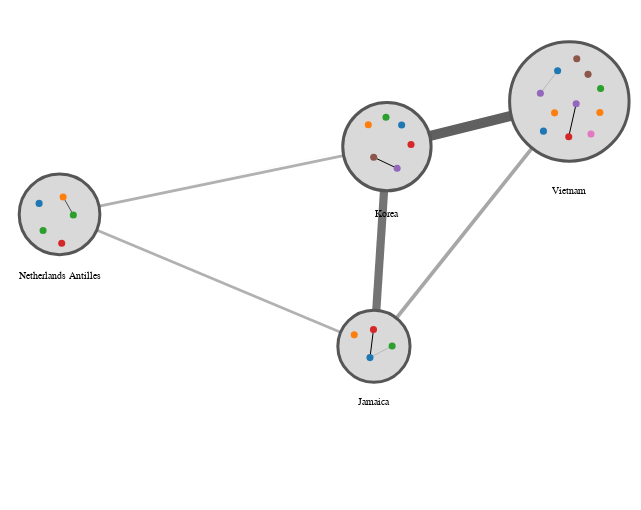

The cell this chart's notebook holds for it:
### Code cell
alph(
    G,
    weight_attr="weight",
    combo_group_by="country",
    combo_layout_fn=lambda G: layout.force_atlas(
        G, weight_attr="weight", gravity=1, seed=seed
    ),
    node_args=dict(        
        fill=alt.Color("job", scale=alt.Scale(scheme="category10"), legend=None),
        tooltip_attrs=["name", "job", "country"],
        strokeWidth=0,
    ),
    combo_node_args=dict(
        tooltip_attrs=["country:N"],
        label_attr="country:N",
        label_offset=3,
    ),
    combo_node_additional_attrs={
        country: {"country": country}  for country in countries
    },
    combo_inner_graph_scale_factor=0.5,
    width=600,
    height=500,
).configure_view(strokeWidth=0)

### Figure 1 — Vega-Lite specification as saved in the notebook (floating-point values rounded to 4 significant figures)
{"config": {"view": {"continuousWidth": 400, "continuousHeight": 300, "strokeWidth": 0}}, "layer": [{"data": {"name": "data-63f6c14e558591220425d227519325d1"}, "mark": "line", "encoding": {"color": {"value": "#606060"}, "detail": {"field": "edge", "type": "quantitative"}, "opacity": {"field": "weight", "legend": null, "scale": {"range": [0.3, 1]}, "type": "quantitative"}, "strokeWidth": {"field": "weight", "legend": null, "scale": {"range": [0.1, 10]}, "type": "quantitative"}, "x": {"axis": {"domain": false, "grid": false, "labels": false, "ticks": false, "title": ""}, "field": "x", "type": "quantitative"}, "y": {"axis": {"domain": false, "grid": false, "labels": false, "ticks": false, "title": ""}, "field": "y", "type": "quantitative"}}}, {"layer": [{"mark": "circle", "encoding": {"fill": {"value": "#d9d9d9"}, "opacity": {"value": 1}, "size": {"field": "__combo_size", "legend": null, "scale": null, "type": "quantitative"}, "stroke": {"value": "#565656"}, "strokeWidth": {"value": 3}, "tooltip": [{"field": "country", "type": "nominal"}], "x": {"axis": {"domain": false, "grid": false, "labels": false, "ticks": false, "title": ""}, "field": "x", "type": "quantitative"}, "y": {"axis": {"domain": false, "grid": false, "labels": false, "ticks": false, "title": ""}, "field": "y", "type": "quantitative"}}}, {"mark": {"type": "text", "align": "center", "baseline": "middle", "color": "black", "size": 10}, "encoding": {"text": {"field": "country", "type": "nominal"}, "x": {"axis": {"domain": false, "grid": false, "labels": false, "ticks": false, "title": ""}, "field": "x", "type": "quantitative"}, "y": {"axis": {"domain": false, "grid": false, "labels": false, "ticks": false, "title": ""}, "field": "__y_label", "type": "quantitative"}}}], "data": {"name": "data-a93ca7408fd68ee4dd25aa03ba4556ef"}}, {"data": {"name": "data-635373d571c5d8b3b84b7f6cb59b0796"}, "mark": "line", "encoding": {"color": {"value": "black"}, "detail": {"field": "edge", "type": "quantitative"}, "opacity": {"field": "weight", "legend": null, "scale": {"range": [0.5, 3]}, "type": "quantitative"}, "strokeWidth": {"field": "weight", "legend": null, "scale": {"range": [0.3, 1]}, "type": "quantitative"}, "x": {"axis": {"domain": false, "grid": false, "labels": false, "ticks": false, "title": ""}, "field": "x", "type": "quantitative"}, "y": {"axis": {"domain": false, "grid": false, "labels": false, "ticks": false, "title": ""}, "field": "y", "type": "quantitative"}}}, {"data": {"name": "data-0c90d8d39a711b2f3eab1f2b2ebb4a71"}, "mark": "circle", "encoding": {"fill": {"field": "job", "legend": null, "scale": {"scheme": "category10"}, "type": "nominal"}, "opacity": {"value": 1}, "size": {"value": 50}, "stroke": {"value": "#565656"}, "strokeWidth": {"value": 0}, "tooltip": [{"field": "name", "type": "nominal"}, {"field": "job", "type": "nominal"}, {"field": "country", "type": "nominal"}], "x": {"axis": {"domain": false, "grid": false, "labels": false, "ticks": false, "title": ""}, "field": "x", "type": "quantitative"}, "y": {"axis": {"domain": false, "grid": false, "labels": false, "ticks": false, "title": ""}, "field": "y", "type": "quantitative"}}}, {"layer": [{"mark": "circle", "encoding": {"fill": {"value": "#d9d9d9"}, "opacity": {"value": 1}, "size": {"field": "__combo_size", "legend": null, "scale": null, "type": "quantitative"}, "stroke": {"value": "#565656"}, "strokeWidth": {"value": 3}, "tooltip": [{"field": "country", "type": "nominal"}], "x": {"axis": {"domain": false, "grid": false, "labels": false, "ticks": false, "title": ""}, "field": "x", "type": "quantitative"}, "y": {"axis": {"domain": false, "grid": false, "labels": false, "ticks": false, "title": ""}, "field": "y", "type": "quantitative"}}}, {"mark": {"type": "text", "align": "center", "baseline": "middle", "color": "black", "size": 10}, "encoding": {"text": {"field": "country", "type": "nominal"}, "x": {"axis": {"domain": false, "grid": false, "labels": false, "ticks": false, "title": ""}, "field": "x", "type": "quantitative"}, "y": {"axis": {"domain": false, "grid": false, "labels": false, "ticks": false, "title": ""}, "field": "__y_label", "type": "quantitative"}}}], "data": {"name": "data-fd8b7cddfa52817aa9fbb8314c7cf338"}}, {"data": {"name": "data-d27f6849f01cdb5b66114b884ba1decd"}, "mark": "line", "encoding": {"color": {"value": "black"}, "detail": {"field": "edge", "type": "quantitative"}, "opacity": {"field": "weight", "legend": null, "scale": {"range": [0.5, 3]}, "type": "quantitative"}, "strokeWidth": {"field": "weight", "legend": null, "scale": {"range": [0.3, 1]}, "type": "quantitative"}, "x": {"axis": {"domain": false, "grid": false, "labels": false, "ticks": false, "title": ""}, "field": "x", "type": "quantitative"}, "y": {"axis": {"domain": false, "grid": false, "labels": false, "ticks": false, "title": ""}, "field": "y", "type": "quantitative"}}}, {"data": {"name": "data-5971319a358a0373df8c199e23176b05"}, "mark": "circle", "encoding": {"fill": {"field": "job", "legend": null, "scale": {"scheme": "category10"}, "type": "nominal"}, "opacity": {"value": 1}, "size": {"value": 50}, "stroke": {"value": "#565656"}, "strokeWidth": {"value": 0}, "tooltip": [{"field": "name", "type": "nominal"}, {"field": "job", "type": "nominal"}, {"field": "country", "type": "nominal"}], "x": {"axis": {"domain": false, "grid": false, "labels": false, "ticks": false, "title": ""}, "field": "x", "type": "quantitative"}, "y": {"axis": {"domain": false, "grid": false, "labels": false, "ticks": false, "title": ""}, "field": "y", "type": "quantitative"}}}, {"layer": [{"mark": "circle", "encoding": {"fill": {"value": "#d9d9d9"}, "opacity": {"value": 1}, "size": {"field": "__combo_size", "legend": null, "scale": null, "type": "quantitative"}, "stroke": {"value": "#565656"}, "strokeWidth": {"value": 3}, "tooltip": [{"field": "country", "type": "nominal"}], "x": {"axis": {"domain": false, "grid": false, "labels": false, "ticks": false, "title": ""}, "field": "x", "type": "quantitative"}, "y": {"axis": {"domain": false, "grid": false, "labels": false, "ticks": false, "title": ""}, "field": "y", "type": "quantitative"}}}, {"mark": {"type": "text", "align": "center", "baseline": "middle", "color": "black", "size": 10}, "encoding": {"text": {"field": "country", "type": "nominal"}, "x": {"axis": {"domain": false, "grid": false, "labels": false, "ticks": false, "title": ""}, "field": "x", "type": "quantitative"}, "y": {"axis": {"domain": false, "grid": false, "labels": false, "ticks": false, "title": ""}, "field": "__y_label", "type": "quantitative"}}}], "data": {"name": "data-497aa927f1b415f3b7bfc6eadc40184b"}}, {"data": {"name": "data-8d236fcf88e9d6f0b05d5e879afc83bd"}, "mark": "line", "encoding": {"color": {"value": "black"}, "detail": {"field": "edge", "type": "quantitative"}, "opacity": {"field": "weight", "legend": null, "scale": {"range": [0.5, 3]}, "type": "quantitative"}, "strokeWidth": {"field": "weight", "legend": null, "scale": {"range": [0.3, 1]}, "type": "quantitative"}, "x": {"axis": {"domain": false, "grid": false, "labels": false, "ticks": false, "title": ""}, "field": "x", "type": "quantitative"}, "y": {"axis": {"domain": false, "grid": false, "labels": false, "ticks": false, "title": ""}, "field": "y", "type": "quantitative"}}}, {"data": {"name": "data-b94c29dd5005575063409d74b4d474e4"}, "mark": "circle", "encoding": {"fill": {"field": "job", "legend": null, "scale": {"scheme": "category10"}, "type": "nominal"}, "opacity": {"value": 1}, "size": {"value": 50}, "stroke": {"value": "#565656"}, "strokeWidth": {"value": 0}, "tooltip": [{"field": "name", "type": "nominal"}, {"field": "job", "type": "nominal"}, {"field": "country", "type": "nominal"}], "x": {"axis": {"domain": false, "grid": false, "labels": false, "ticks": false, "title": ""}, "field": "x", "type": "quantitative"}, "y": {"axis": {"domain": false, "grid": false, "labels": false, "ticks": false, "title": ""}, "field": "y", "type": "quantitative"}}}, {"layer": [{"mark": "circle", "encoding": {"fill": {"value": "#d9d9d9"}, "opacity": {"value": 1}, "size": {"field": "__combo_size", "legend": null, "scale": null, "type": "quantitative"}, "stroke": {"value": "#565656"}, "strokeWidth": {"value": 3}, "tooltip": [{"field": "country", "type": "nominal"}], "x": {"axis": {"domain": false, "grid": false, "labels": false, "ticks": false, "title": ""}, "field": "x", "type": "quantitative"}, "y": {"axis": {"domain": false, "grid": false, "labels": false, "ticks": false, "title": ""}, "field": "y", "type": "quantitative"}}}, {"mark": {"type": "text", "align": "center", "baseline": "middle", "color": "black", "size": 10}, "encoding": {"text": {"field": "country", "type": "nominal"}, "x": {"axis": {"domain": false, "grid": false, "labels": false, "ticks": false, "title": ""}, "field": "x", "type": "quantitative"}, "y": {"axis": {"domain": false, "grid": false, "labels": false, "ticks": false, "title": ""}, "field": "__y_label", "type": "quantitative"}}}], "data": {"name": "data-88622e670f0845612d3bda241d1eca67"}}, {"data": {"name": "data-a36f45daf158795ba51c356ad5f1e6ba"}, "mark": "line", "encoding": {"color": {"value": "black"}, "detail": {"field": "edge", "type": "quantitative"}, "opacity": {"field": "weight", "legend": null, "scale": {"range": [0.5, 3]}, "type": "quantitative"}, "strokeWidth": {"field": "weight", "legend": null, "scale": {"range": [0.3, 1]}, "type": "quantitative"}, "x": {"axis": {"domain": false, "grid": false, "labels": false, "ticks": false, "title": ""}, "field": "x", "type": "quantitative"}, "y": {"axis": {"domain": false, "grid": false, "labels": false, "ticks": false, "title": ""}, "field": "y", "type": "quantitative"}}}, {"data": {"name": "data-50cfc322a05f49885e2584bd6b6ac19e"}, "mark": "circle", "encoding": {"fill": {"field": "job", "legend": null, "scale": {"scheme": "category10"}, "type": "nominal"}, "opacity": {"value": 1}, "size": {"value": 50}, "stroke": {"value": "#565656"}, "strokeWidth": {"value": 0}, "tooltip": [{"field": "name", "type": "nominal"}, {"field": "job", "type": "nominal"}, {"field": "country", "type": "nominal"}], "x": {"axis": {"domain": false, "grid": false, "labels": false, "ticks": false, "title": ""}, "field": "x", "type": "quantitative"}, "y": {"axis": {"domain": false, "grid": false, "labels": false, "ticks": false, "title": ""}, "field": "y", "type": "quantitative"}}}], "height": 500, "resolve": {"scale": {"color": "independent", "fill": "independent", "opacity": "independent", "size": "independent", "strokeWidth": "independent"}}, "width": 600, "$schema": "https://vega.github.io/schema/vega-lite/v4.17.0.json", "datasets": {"data-63f6c14e558591220425d227519325d1": [{"y": 111.1, "x": 288.2, "weight": 7.611, "pair": ["Jamaica", "Korea"], "edge": 0, "source": "Jamaica", "target": "Korea"}, {"y": 250.9, "x": 300.1, "weight": 7.611, "pair": ["Jamaica", "Korea"], "edge": 0, "source": "Jamaica", "target": "Korea"}, {"y": 111.1, "x": 288.2, "weight": 2.857, "pair": ["Jamaica", "Netherlands Antilles"], "edge": 1, "source": "Jamaica", "target": "Netherlands Antilles"}, {"y": 203.4, "x": 0.0, "weight": 2.857, "pair": ["Jamaica", "Netherlands Antilles"], "edge": 1, "source": "Jamaica", "target": "Netherlands Antilles"}, {"y": 111.1, "x": 288.2, "weight": 3.644, "pair": ["Jamaica", "Vietnam"], "edge": 2, "source": "Jamaica", "target": "Vietnam"}, {"y": 282.5, "x": 467.3, "weight": 3.644, "pair": ["Jamaica", "Vietnam"], "edge": 2, "source": "Jamaica", "target": "Vietnam"}, {"y": 250.9, "x": 300.1, "weight": 2.818, "pair": ["Korea", "Netherlands Antilles"], "edge": 3, "source": "Korea", "target": "Netherlands Antilles"}, {"y": 203.4, "x": 0.0, "weight": 2.818, "pair": ["Korea", "Netherlands Antilles"], "edge": 3, "source": "Korea", "target": "Netherlands Antilles"}, {"y": 250.9, "x": 300.1, "weight": 9.162, "pair": ["Korea", "Vietnam"], "edge": 4, "source": "Korea", "target": "Vietnam"}, {"y": 282.5, "x": 467.3, "weight": 9.162, "pair": ["Korea", "Vietnam"], "edge": 4, "source": "Korea", "target": "Vietnam"}, {"y": 203.4, "x": 0.0, "weight": 0.536, "pair": ["Netherlands Antilles", "Vietnam"], "edge": 5, "source": "Netherlands Antilles", "target": "Vietnam"}, {"y": 282.5, "x": 467.3, "weight": 0.536, "pair": ["Netherlands Antilles", "Vietnam"], "edge": 5, "source": "Netherlands Antilles", "target": "Vietnam"}], "data-a93ca7408fd68ee4dd25aa03ba4556ef": [{"__combo_size": 7803.0, "country": "Korea", "y": 250.9, "x": 300.1, "__node_size": 7803.0, "__node_r": 44.17, "__y_label": 203.7}], "data-635373d571c5d8b3b84b7f6cb59b0796": [{"y": 243.5, "x": 288.0, "weight": 0.08112, "pair": ["a", "a"], "edge": 0, "source": "a", "target": "a"}, {"y": 243.5, "x": 288.0, "weight": 0.08112, "pair": ["a", "a"], "edge": 0, "source": "a", "target": "a"}, {"y": 243.5, "x": 288.0, "weight": 0.748, "pair": ["a", "j"], "edge": 1, "source": "a", "target": "j"}, {"y": 235.7, "x": 309.4, "weight": 0.748, "pair": ["a", "j"], "edge": 1, "source": "a", "target": "j"}], "data-0c90d8d39a711b2f3eab1f2b2ebb4a71": [{"y": 243.5, "x": 288.0, "id": "a", "job": "Surveyor, planning and development", "degree_centrality": 0.4, "__combo_group_value": "Korea", "country": "Korea", "name": "Rosie", "__node_size": 50, "__node_r": 3.536}, {"y": 271.5, "x": 299.2, "id": "e", "job": "Health and safety adviser", "degree_centrality": 0.04, "__combo_group_value": "Korea", "country": "Korea", "name": "Stephen", "__node_size": 50, "__node_r": 3.536}, {"y": 235.7, "x": 309.4, "id": "j", "job": "Private music teacher", "degree_centrality": 0.16, "__combo_group_value": "Korea", "country": "Korea", "name": "Charlotte", "__node_size": 50, "__node_r": 3.536}, {"y": 252.4, "x": 322.2, "id": "p", "job": "Nurse, adult", "degree_centrality": 0.04, "__combo_group_value": "Korea", "country": "Korea", "name": "Rhys", "__node_size": 50, "__node_r": 3.536}, {"y": 266.2, "x": 283.0, "id": "y", "job": "Financial trader", "degree_centrality": 0.04, "__combo_group_value": "Korea", "country": "Korea", "name": "Linda", "__node_size": 50, "__node_r": 3.536}, {"y": 266.0, "x": 313.6, "id": "z", "job": "Comptroller", "degree_centrality": 0.04, "__combo_group_value": "Korea", "country": "Korea", "name": "Sian", "__node_size": 50, "__node_r": 3.536}], "data-fd8b7cddfa52817aa9fbb8314c7cf338": [{"__combo_size": 6509.0, "country": "Netherlands Antilles", "y": 203.4, "x": 0.0, "__node_size": 6509.0, "__node_r": 40.34, "__y_label": 160.1}], "data-d27f6849f01cdb5b66114b884ba1decd": [{"y": 215.6, "x": 3.29, "weight": 2.708, "pair": ["d", "n"], "edge": 0, "source": "d", "target": "n"}, {"y": 203.0, "x": 12.63, "weight": 2.708, "pair": ["d", "n"], "edge": 0, "source": "d", "target": "n"}], "data-5971319a358a0373df8c199e23176b05": [{"y": 215.6, "x": 3.29, "id": "d", "job": "Health and safety adviser", "degree_centrality": 0.16, "__combo_group_value": "Netherlands Antilles", "country": "Netherlands Antilles", "name": "Francis", "__node_size": 50, "__node_r": 3.536}, {"y": 211.1, "x": -18.74, "id": "k", "job": "Comptroller", "degree_centrality": 0.04, "__combo_group_value": "Netherlands Antilles", "country": "Netherlands Antilles", "name": "Kimberley", "__node_size": 50, "__node_r": 3.536}, {"y": 192.2, "x": -15.1, "id": "m", "job": "Licensed conveyancer", "degree_centrality": 0.08, "__combo_group_value": "Netherlands Antilles", "country": "Netherlands Antilles", "name": "Gordon", "__node_size": 50, "__node_r": 3.536}, {"y": 203.0, "x": 12.63, "id": "n", "job": "Licensed conveyancer", "degree_centrality": 0.12, "__combo_group_value": "Netherlands Antilles", "country": "Netherlands Antilles", "name": "Nicholas", "__node_size": 50, "__node_r": 3.536}, {"y": 183.2, "x": 1.991, "id": "q", "job": "Surveyor, planning and development", "degree_centrality": 0.04, "__combo_group_value": "Netherlands Antilles", "country": "Netherlands Antilles", "name": "Lauren", "__node_size": 50, "__node_r": 3.536}], "data-497aa927f1b415f3b7bfc6eadc40184b": [{"__combo_size": 5214.0, "country": "Jamaica", "y": 111.1, "x": 288.2, "__node_size": 5214.0, "__node_r": 36.1, "__y_label": 72.02}], "data-8d236fcf88e9d6f0b05d5e879afc83bd": [{"y": 103.2, "x": 284.6, "weight": 0.421, "pair": ["b", "b"], "edge": 0, "source": "b", "target": "b"}, {"y": 103.2, "x": 284.6, "weight": 0.421, "pair": ["b", "b"], "edge": 0, "source": "b", "target": "b"}, {"y": 103.2, "x": 284.6, "weight": 1.739, "pair": ["b", "o"], "edge": 1, "source": "b", "target": "o"}, {"y": 122.8, "x": 287.8, "weight": 1.739, "pair": ["b", "o"], "edge": 1, "source": "b", "target": "o"}, {"y": 103.2, "x": 284.6, "weight": 0.242, "pair": ["b", "v"], "edge": 2, "source": "b", "target": "v"}, {"y": 111.3, "x": 304.9, "weight": 0.242, "pair": ["b", "v"], "edge": 2, "source": "b", "target": "v"}], "data-b94c29dd5005575063409d74b4d474e4": [{"y": 103.2, "x": 284.6, "id": "b", "job": "Financial trader", "degree_centrality": 0.84, "__combo_group_value": "Jamaica", "country": "Jamaica", "name": "Mary", "__node_size": 50, "__node_r": 3.536}, {"y": 119.1, "x": 270.1, "id": "i", "job": "Licensed conveyancer", "degree_centrality": 0.04, "__combo_group_value": "Jamaica", "country": "Jamaica", "name": "Ryan", "__node_size": 50, "__node_r": 3.536}, {"y": 122.8, "x": 287.8, "id": "o", "job": "Private music teacher", "degree_centrality": 0.04, "__combo_group_value": "Jamaica", "country": "Jamaica", "name": "Ross", "__node_size": 50, "__node_r": 3.536}, {"y": 111.3, "x": 304.9, "id": "v", "job": "Minerals surveyor", "degree_centrality": 0.04, "__combo_group_value": "Jamaica", "country": "Jamaica", "name": "Jason", "__node_size": 50, "__node_r": 3.536}], "data-88622e670f0845612d3bda241d1eca67": [{"__combo_size": 14280.0, "country": "Vietnam", "y": 282.5, "x": 467.3, "__node_size": 14280.0, "__node_r": 59.74, "__y_label": 219.8}], "data-a36f45daf158795ba51c356ad5f1e6ba": [{"y": 280.9, "x": 473.6, "weight": 0.3827, "pair": ["c", "s"], "edge": 0, "source": "c", "target": "s"}, {"y": 257.8, "x": 466.8, "weight": 0.3827, "pair": ["c", "s"], "edge": 0, "source": "c", "target": "s"}, {"y": 288.2, "x": 440.8, "weight": 0.1572, "pair": ["l", "x"], "edge": 1, "source": "l", "target": "x"}, {"y": 304.0, "x": 456.6, "weight": 0.1572, "pair": ["l", "x"], "edge": 1, "source": "l", "target": "x"}], "data-50cfc322a05f49885e2584bd6b6ac19e": [{"y": 280.9, "x": 473.6, "id": "c", "job": "Nurse, adult", "degree_centrality": 0.2, "__combo_group_value": "Vietnam", "country": "Vietnam", "name": "Sandra", "__node_size": 50, "__node_r": 3.536}, {"y": 312.4, "x": 474.1, "id": "f", "job": "Private music teacher", "degree_centrality": 0.04, "__combo_group_value": "Vietnam", "country": "Vietnam", "name": "Denise", "__node_size": 50, "__node_r": 3.536}, {"y": 261.7, "x": 443.6, "id": "g", "job": "Comptroller", "degree_centrality": 0.08, "__combo_group_value": "Vietnam", "country": "Vietnam", "name": "Tony", "__node_size": 50, "__node_r": 3.536}, {"y": 301.5, "x": 484.5, "id": "h", "job": "Private music teacher", "degree_centrality": 0.12, "__combo_group_value": "Vietnam", "country": "Vietnam", "name": "Ann", "__node_size": 50, "__node_r": 3.536}, {"y": 288.2, "x": 440.8, "id": "l", "job": "Nurse, adult", "degree_centrality": 0.08, "__combo_group_value": "Vietnam", "country": "Vietnam", "name": "Wendy", "__node_size": 50, "__node_r": 3.536}, {"y": 259.6, "x": 487.2, "id": "r", "job": "Surveyor, planning and development", "degree_centrality": 0.04, "__combo_group_value": "Vietnam", "country": "Vietnam", "name": "Ann", "__node_size": 50, "__node_r": 3.536}, {"y": 257.8, "x": 466.8, "id": "s", "job": "Minerals surveyor", "degree_centrality": 0.04, "__combo_group_value": "Vietnam", "country": "Vietnam", "name": "Abbie", "__node_size": 50, "__node_r": 3.536}, {"y": 274.7, "x": 495.3, "id": "t", "job": "Financial trader", "degree_centrality": 0.04, "__combo_group_value": "Vietnam", "country": "Vietnam", "name": "Katherine", "__node_size": 50, "__node_r": 3.536}, {"y": 291.5, "x": 495.9, "id": "u", "job": "Licensed conveyancer", "degree_centrality": 0.04, "__combo_group_value": "Vietnam", "country": "Vietnam", "name": "Glenn", "__node_size": 50, "__node_r": 3.536}, {"y": 274.5, "x": 453.8, "id": "w", "job": "Financial trader", "degree_centrality": 0.04, "__combo_group_value": "Vietnam", "country": "Vietnam", "name": "Tony", "__node_size": 50, "__node_r": 3.536}, {"y": 304.0, "x": 456.6, "id": "x", "job": "Comptroller", "degree_centrality": 0.04, "__combo_group_value": "Vietnam", "country": "Vietnam", "name": "Angela", "__node_size": 50, "__node_r": 3.536}]}}
